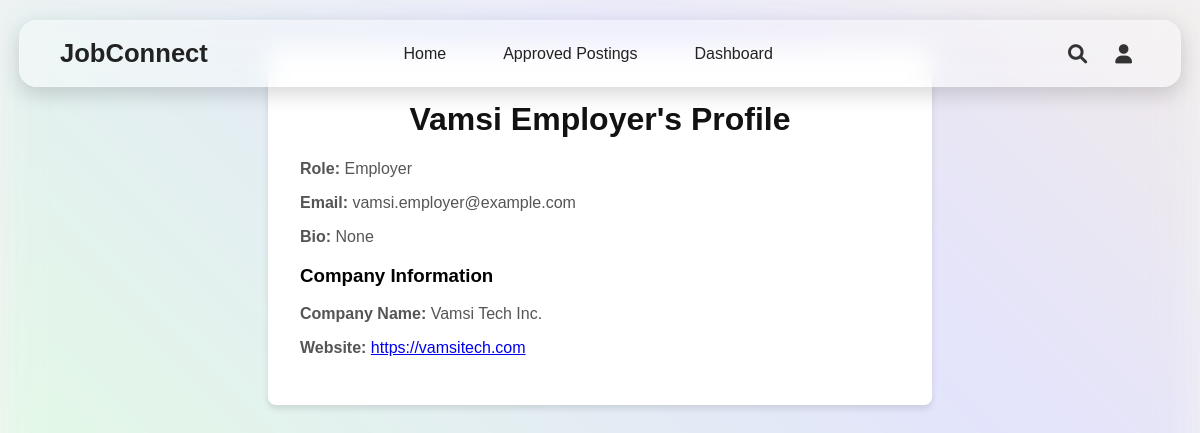
The app's page /profile/VamsiEmployer (signed in) with its own data.
### app.py (models this page shows, shortened)
class User(UserMixin, db.Model):
    id = db.Column(db.Integer, primary_key=True)
    username = db.Column(db.String(100), unique=True, nullable=False)
    password = db.Column(db.String(100), nullable=False)
    role = db.Column(db.String(20), nullable=False)  # Role: 'admin', 'employer', 'student'
    name = db.Column(db.String(100), nullable=True)
    email = db.Column(db.String(120), unique=True, nullable=True)
    bio = db.Column(db.Text, nullable=True)
    company_name = db.Column(db.String(100), nullable=True)
    company_website = db.Column(db.String(200), nullable=True)
    resume_link = db.Column(db.String(200), nullable=True)
    skills = db.Column(db.Text, nullable=True)

### app.py (the view)
@app.route('/profile/<username>')
@login_required
def profile(username):
    user = User.query.filter_by(username=username).first_or_404()
    return render_template('profile.html', user=user)

### app.py (called while the page is built, shortened)
@app.before_request
def create_tables():
    db.create_all()

@app.before_request
def ensure_admin_user():
    existing_admin = User.query.filter_by(username="admin").first()

@login_manager.user_loader
def load_user(user_id):
    if not user_id:
        print("Debug: Received user_id=None in load_user function")
        return None  # Return None if user_id is invalid
    try:
        return User.query.get(int(user_id))
    except ValueError:
        print(f"Debug: Invalid user_id={user_id}")
        return None

### templates/profile.html (shortened to what this page needs)
<!DOCTYPE html>
<html lang="en">
<head>
    <link rel="stylesheet" href="{{ url_for('static', filename='css/profile.css') }}">
    <link rel="stylesheet" href="https://cdnjs.cloudflare.com/ajax/libs/font-awesome/6.0.0/css/all.min.css">
</head>
<body>
    <header class="navbar">
      <div class="navbar-left">
        <a href="{{ url_for('index') }}" class="logo">JobConnect</a>
      </div>
      <ul class="nav-links">
        <li><a href="{{ url_for('index') }}">Home</a></li>
        <li><a href="{{ url_for('approved_postings') }}">Approved Postings</a></li>
        {% if current_user.is_authenticated %}
          {% if current_user.role == 'admin' %}
            <li><a href="{{ url_for('admin_panel') }}">Admin Panel</a></li>
            <li><a href="{{ url_for('logout') }}">Logout</a></li>
          {% elif current_user.role == 'employer' %}
            <li><a href="{{ url_for('employer_dashboard') }}">Dashboard</a></li>
          {% elif current_user.role == 'student' %}
            <li><a href="{{ url_for('student_dashboard') }}">Dashboard</a></li>
          {% endif %}
        {% else %}
          <li><a href="{{ url_for('login') }}">Login</a></li>
          <li><a href="{{ url_for('register') }}">Register</a></li>
        {% endif %}
      </ul>
      <div class="nav-icons">
        <i class="fas fa-search search-icon" onclick="openSearch()"></i>
        {% if current_user.is_authenticated and current_user.role in ['employer', 'student'] %}
          <div class="user-dropdown">
            <i class="fas fa-user user-icon" onclick="toggleUserMenu()"></i>
          </div>
        {% endif %}
      </div>
    </header>
    <div class="profile-container">
        <h1>{{ user.name }}'s Profile</h1>
        <p><strong>Role:</strong> {{ user.role.capitalize() }}</p>
        <p><strong>Email:</strong> {{ user.email }}</p>
        <p><strong>Bio:</strong> {{ user.bio }}</p>
        {% if user.role == 'employer' %}
            <h3>Company Information</h3>
            <p><strong>Company Name:</strong> {{ user.company_name }}</p>
            <p><strong>Website:</strong> <a href="{{ user.company_website }}" target="_blank">{{ user.company_website }}</a></p>
        {% elif user.role == 'student' %}
            <h3>Student Details</h3>
            <p><strong>Resume:</strong> <a href="{{ user.resume_link }}" target="_blank">View Resume</a></p>
            <p><strong>Skills:</strong> {{ user.skills }}</p>
        {% endif %}
    </div>
</body>
</html>

### static/css/profile.css (style rules this page uses)
.navbar { position: fixed; top: 20px; left: 50%; transform: translateX(-50%); width: 90%; max-width: 1200px; background: rgba(255, 255, 255, 0.4); backdrop-filter: blur(12px); -webkit-backdrop-filter: blur(12px); border-radius: 18px; display: flex; align-items: center; justify-content: space-between; padding: 15px 40px; box-shadow: 0 8px 20px rgba(0, 0, 0, 0.15); border: 1px solid rgba(255, 255, 255, 0.2); z-index: 1000; }
.logo { font-size: 1.6rem; font-weight: bold; color: #222; text-decoration: none; margin-right: auto; }
.nav-links { display: flex; gap: 25px; list-style: none; margin: 0 auto; }
.nav-links li { position: relative; }
.nav-links a { text-decoration: none; color: #222; font-size: 1rem; padding: 0.5rem 1rem; position: relative; transition: all 0.3s ease; }
.nav-links a::after { content: ""; position: absolute; left: 0; bottom: -3px; width: 100%; height: 2px; background-color: #00bfa5; transform: scaleX(0); transition: transform 0.3s ease; }
.nav-icons { display: flex; align-items: center; gap: 20px; margin-left: auto; }
.nav-icons i { font-size: 1.2rem; color: #333; cursor: pointer; transition: color 0.3s ease; }
.user-dropdown { position: relative; display: inline-block; }
.user-icon { font-size: 1.5rem; cursor: pointer; padding: 8px; border-radius: 50%; transition: background 0.2s ease-in-out; }
body { font-family: 'Arial', sans-serif; background-color: #f4f4f4; margin: 0; padding: 0; }
.profile-container { max-width: 600px; margin: 3rem auto; background: white; padding: 2rem; border-radius: 8px; box-shadow: 0 4px 6px rgba(0, 0, 0, 0.1); }
h1 { text-align: center; color: #121212; }
p { font-size: 1rem; color: #555; }

### records on screen
User: name "Vamsi Employer", role "Employer", email "vamsi.employer@example.com", bio "None", company_name "Vamsi Tech Inc.", company_website "https://vamsitech.com"
